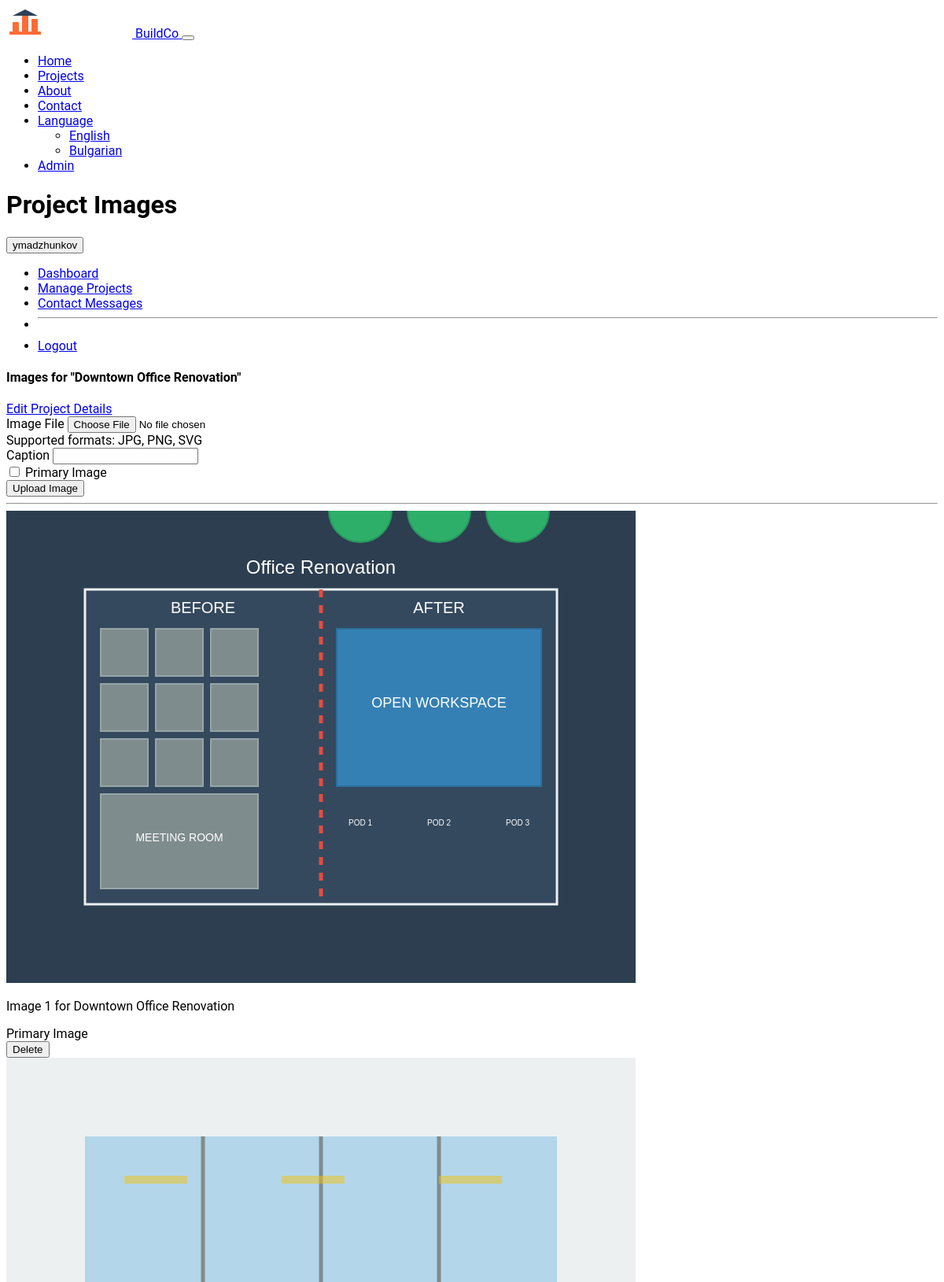
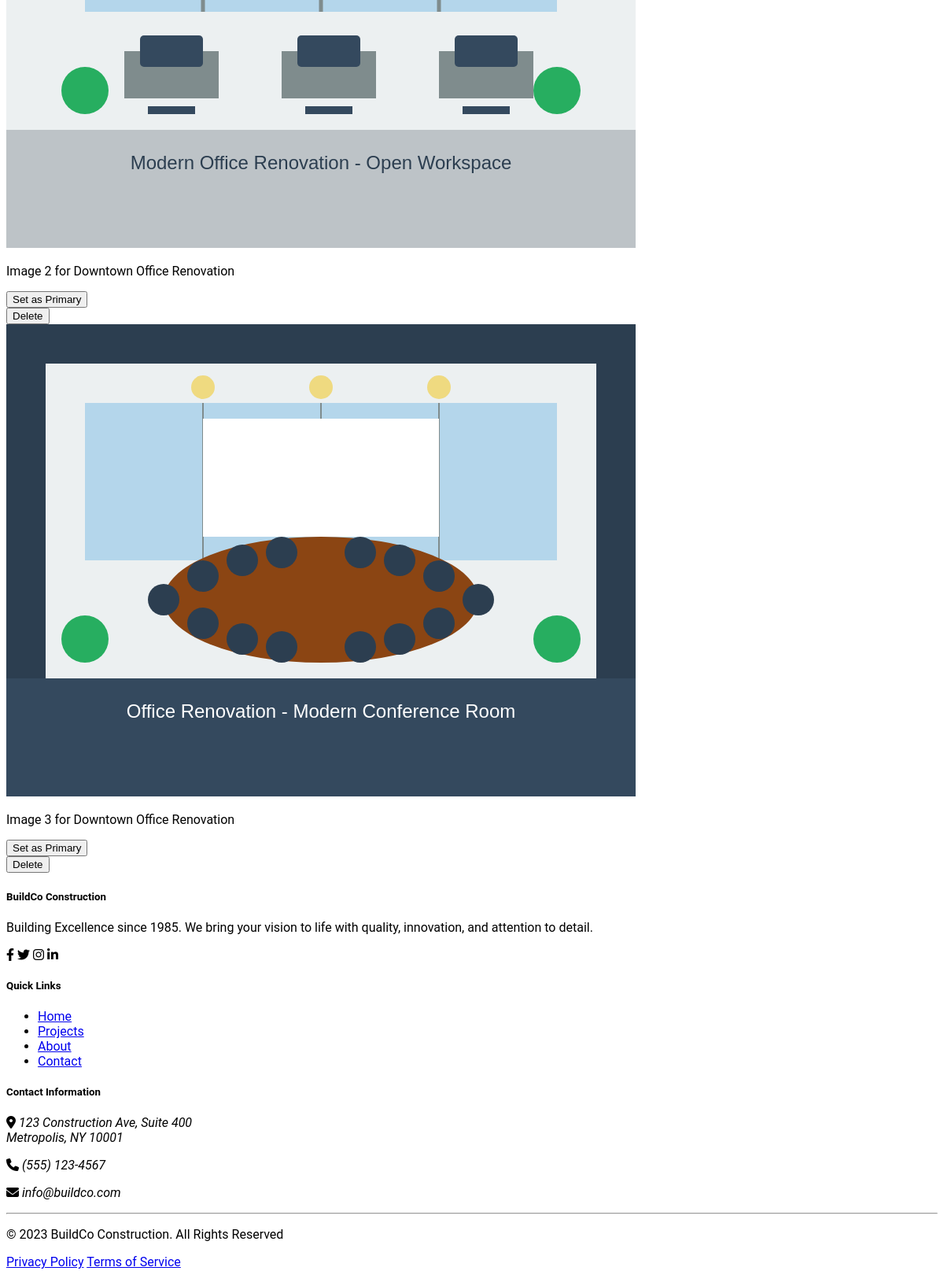
Screenshot of /admin/projects/9/images (signed in) with the database file from the repository (2 pictures, top to bottom).
### models.py (models this page shows, shortened)
class User(UserMixin, db.Model):
    id = db.Column(db.Integer, primary_key=True)
    username = db.Column(db.String(64), unique=True, nullable=False)
    email = db.Column(db.String(120), unique=True, nullable=False)
    password_hash = db.Column(db.String(256))
    is_admin = db.Column(db.Boolean, default=False)
    created_at = db.Column(db.DateTime, default=datetime.utcnow)

class Project(db.Model):
    id = db.Column(db.Integer, primary_key=True)
    title = db.Column(db.String(100), nullable=False)
    slug = db.Column(db.String(120), unique=True, nullable=False)
    description = db.Column(db.Text, nullable=False)
    client = db.Column(db.String(100), nullable=False)
    location = db.Column(db.String(150), nullable=False)
    completion_date = db.Column(db.Date, default=datetime.utcnow)
    square_footage = db.Column(db.Integer)
    project_type = db.Column(db.String(50))
    featured = db.Column(db.Boolean, default=False)
    created_at = db.Column(db.DateTime, default=datetime.utcnow)
    images = db.relationship('ProjectImage', backref='project', cascade='all, delete-orphan')

class ProjectImage(db.Model):
    id = db.Column(db.Integer, primary_key=True)
    filename = db.Column(db.String(255), nullable=False)
    caption = db.Column(db.String(255))
    is_primary = db.Column(db.Boolean, default=False)
    project_id = db.Column(db.Integer, db.ForeignKey('project.id'), nullable=False)
    created_at = db.Column(db.DateTime, default=datetime.utcnow)

### routes.py (the view)
@app.route('/admin/projects/<int:project_id>/images')
@login_required
def admin_project_images(project_id):
    project = Project.query.get_or_404(project_id)
    form = ProjectImageForm()
    return render_template('admin/project_images.html',
                          title='Project Images',
                          project=project,
                          form=form)

### forms.py
class ProjectImageForm(FlaskForm):
    image = FileField('Image File', validators=[FileRequired(), FileAllowed(['jpg', 'jpeg', 'png', 'svg'], 'Images only!')])
    caption = StringField('Caption', validators=[Optional(), Length(max=255)])
    is_primary = BooleanField('Primary Image')
    submit = SubmitField('Upload Image')

### app.py (called while the page is built)
def get_locale():
    if 'language' in session:
        return session['language']
    return request.accept_languages.best_match(app.config['BABEL_SUPPORTED_LOCALES'])

@login_manager.user_loader
def load_user(user_id):
    from models import User
    return User.query.get(int(user_id))

@app.before_request
def before_request():
    g.lang_code = session.get('language', request.accept_languages.best_match(app.config['BABEL_SUPPORTED_LOCALES']) or 'en')

### templates/admin/project_images.html (shortened to what this page needs)
{% extends "admin/base.html" %}
{% block admin_content %}
<div class="card shadow-sm mb-4">
    <div class="card-header d-flex justify-content-between align-items-center">
        <h4 class="mb-0">Images for "{{ project.title }}"</h4>
        <a href="{{ url_for('admin_edit_project', project_id=project.id) }}" class="btn btn-outline-primary btn-sm">Edit Project Details</a>
    </div>
    <div class="card-body">
        <form method="post" action="{{ url_for('admin_add_project_image', project_id=project.id) }}" enctype="multipart/form-data" class="mb-4">
            <div class="row g-3">
                <div class="col-md-4">
                    {{ form.image.label(class="form-label") }}
                    {% if form.image.errors %}
                        {{ form.image(class="form-control is-invalid") }}
                        <div class="invalid-feedback">
                            {% for error in form.image.errors %}
                                {{ error }}
                            {% endfor %}
                        </div>
                    {% else %}
                        {{ form.image(class="form-control") }}
                    {% endif %}
                    <div class="form-text">Supported formats: JPG, PNG, SVG</div>
                </div>
                <div class="col-md-5">
                    {{ form.caption.label(class="form-label") }}
                    {% if form.caption.errors %}
                        {{ form.caption(class="form-control is-invalid") }}
                        <div class="invalid-feedback">
                            {% for error in form.caption.errors %}
                                {{ error }}
                            {% endfor %}
                        </div>
                    {% else %}
                        {{ form.caption(class="form-control") }}
                    {% endif %}
                </div>
                <div class="col-md-2 d-flex align-items-center">
                    <div class="form-check">
                        {{ form.is_primary(class="form-check-input") }}
                        {{ form.is_primary.label(class="form-check-label") }}
                    </div>
                </div>
                <div class="col-md-1 d-flex align-items-end">
                    {{ form.submit(class="btn btn-primary") }}
                </div>
            </div>
        </form>
        <hr class="my-4">
        <div class="row g-4">
            {% for image in project.images %}
            <div class="col-md-3">
                <div class="card h-100">
                    <img src="{{ image.filename }}" class="card-img-top" alt="{{ project.title }}">
                    <div class="card-body p-3">
                        <p class="card-text mb-2">{{ image.caption or 'No caption' }}</p>
                        {% if image.is_primary %}
                        <span class="badge bg-primary mb-2">Primary Image</span>
                        {% else %}
                        <form action="{{ url_for('admin_set_primary_image', project_id=project.id, image_id=image.id) }}" method="post">
                            <button type="submit" class="btn btn-sm btn-outline-primary mb-2">Set as Primary</button>
                        </form>
                        {% endif %}
                        <form action="{{ url_for('admin_delete_project_image', project_id=project.id, image_id=image.id) }}" method="post" onsubmit="return confirm('Are you sure you want to delete this image?');">
                            <button type="submit" class="btn btn-sm btn-outline-danger">Delete</button>
                        </form>
                    </div>
                </div>
            </div>
            {% else %}
            <div class="col-12">
                <div class="alert alert-info">
                    <i class="bi bi-info-circle me-2"></i> No images have been added to this project yet.
                </div>
            </div>
            {% endfor %}
        </div>
    </div>
</div>
{% endblock %}

### templates/admin/base.html (shortened to what this page needs)
{% extends "base.html" %}
{% block content %}
<div class="container pt-4 pb-4">
    <div class="row mb-4">
        <div class="col-md-8">
            <h1 class="display-5 fw-bold">{{ title }}</h1>
        </div>
        <div class="col-md-4 text-md-end d-flex align-items-center justify-content-md-end">
            {% if current_user.is_authenticated %}
            <div class="dropdown">
                <button class="btn btn-outline-primary dropdown-toggle" type="button" id="adminDropdown" data-bs-toggle="dropdown" aria-expanded="false">
                     {{ current_user.username }}
                </button>
                <ul class="dropdown-menu" aria-labelledby="adminDropdown">
                    <li><a class="dropdown-item" href="{{ url_for('admin_dashboard') }}">Dashboard</a></li>
                    <li><a class="dropdown-item" href="{{ url_for('admin_projects') }}">Manage Projects</a></li>
                    <li><a class="dropdown-item" href="{{ url_for('admin_messages') }}">Contact Messages</a></li>
                    <li><hr class="dropdown-divider"></li>
                    <li><a class="dropdown-item" href="{{ url_for('admin_logout') }}">Logout</a></li>
                </ul>
            </div>
            {% else %}
            <a href="{{ url_for('admin_login') }}" class="btn btn-primary">Login</a>
            {% endif %}
        </div>
    </div>
    {% block admin_content %}{% endblock %}
</div>
{% endblock %}

### templates/base.html (shortened to what this page needs)
<!DOCTYPE html>
<html lang="{{ g.get('lang_code', 'en') }}" data-bs-theme="dark">
<head>
    <link rel="stylesheet" href="https://cdn.replit.com/agent/bootstrap-agent-dark-theme.min.css">
    <link rel="stylesheet" href="https://cdnjs.cloudflare.com/ajax/libs/font-awesome/6.4.0/css/all.min.css">
    <link rel="stylesheet" href="{{ url_for('static', filename='css/custom.css') }}">
</head>
<body>
    <nav class="navbar navbar-expand-lg navbar-dark bg-dark sticky-top">
        <div class="container">
            <a class="navbar-brand d-flex align-items-center" href="{{ url_for('index') }}">
                <img src="{{ url_for('static', filename='images/logo.svg') }}" alt="BuildCo Logo" class="me-2" height="40">
                <span>BuildCo</span>
            </a>
            <button class="navbar-toggler" type="button" data-bs-toggle="collapse" data-bs-target="#navbarMain" aria-controls="navbarMain" aria-expanded="false" aria-label="Toggle navigation">
            </button>
            <div class="collapse navbar-collapse" id="navbarMain">
                <ul class="navbar-nav ms-auto">
                    <li class="nav-item">
                        <a class="nav-link {% if request.path == url_for('index') %}active{% endif %}" href="{{ url_for('index') }}">{{ _('Home') }}</a>
                    </li>
                    <li class="nav-item">
                        <a class="nav-link {% if request.path == url_for('projects') %}active{% endif %}" href="{{ url_for('projects') }}">{{ _('Projects') }}</a>
                    </li>
                    <li class="nav-item">
                        <a class="nav-link {% if request.path == url_for('about') %}active{% endif %}" href="{{ url_for('about') }}">{{ _('About') }}</a>
                    </li>
                    <li class="nav-item">
                        <a class="nav-link {% if request.path == url_for('contact') %}active{% endif %}" href="{{ url_for('contact') }}">{{ _('Contact') }}</a>
                    </li>
                    <li class="nav-item dropdown">
                        <a class="nav-link dropdown-toggle" href="#" id="languageDropdown" role="button" data-bs-toggle="dropdown" aria-expanded="false">
                            {{ _('Language') }}
                        </a>
                        <ul class="dropdown-menu" aria-labelledby="languageDropdown">
                            <li><a class="dropdown-item {% if session.get('language') == 'en' %}active{% endif %}" href="{{ url_for('set_language', lang_code='en') }}">{{ _('English') }}</a></li>
                            <li><a class="dropdown-item {% if session.get('language') == 'bg' %}active{% endif %}" href="{{ url_for('set_language', lang_code='bg') }}">{{ _('Bulgarian') }}</a></li>
                        </ul>
                    </li>
                    {% if current_user.is_authenticated %}
                    <li class="nav-item">
                        <a class="nav-link" href="{{ url_for('admin_dashboard') }}">{{ _('Admin') }}</a>
                    </li>
                    {% else %}
                    <li class="nav-item">
                        <a class="nav-link" href="{{ url_for('admin_login') }}">{{ _('Admin Login') }}</a>
                    </li>
                    {% endif %}
                </ul>
            </div>
        </div>
    </nav>
    {% block content %}{% endblock %}
    <footer class="footer mt-5 py-4 bg-dark text-white">
        <div class="container">
            <div class="row g-4">
                <div class="col-md-4">
                    <h5>BuildCo Construction</h5>
                    <p>{{ _('Building Excellence') }} {{ _('since 1985. We bring your vision to life with quality, innovation, and attention to detail.') }}</p>
                    <div class="social-icons">
                        <a href="#" class="me-2 text-decoration-none"><i class="fab fa-facebook-f"></i></a>
                        <a href="#" class="me-2 text-decoration-none"><i class="fab fa-twitter"></i></a>
                        <a href="#" class="me-2 text-decoration-none"><i class="fab fa-instagram"></i></a>
                        <a href="#" class="me-2 text-decoration-none"><i class="fab fa-linkedin-in"></i></a>
                    </div>
                </div>
                <div class="col-md-4">
                    <h5>{{ _('Quick Links') }}</h5>
                    <ul class="list-unstyled">
                        <li><a href="{{ url_for('index') }}" class="text-decoration-none">{{ _('Home') }}</a></li>
                        <li><a href="{{ url_for('projects') }}" class="text-decoration-none">{{ _('Projects') }}</a></li>
                        <li><a href="{{ url_for('about') }}" class="text-decoration-none">{{ _('About') }}</a></li>
                        <li><a href="{{ url_for('contact') }}" class="text-decoration-none">{{ _('Contact') }}</a></li>
                    </ul>
                </div>
                <div class="col-md-4">
                    <h5>{{ _('Contact Information') }}</h5>
                    <address>
                        <p><i class="fas fa-map-marker-alt me-2"></i> 123 Construction Ave, Suite 400<br>Metropolis, NY 10001</p>
                        <p><i class="fas fa-phone me-2"></i> (555) 123-4567</p>
                        <p><i class="fas fa-envelope me-2"></i> info@buildco.com</p>
                    </address>
                </div>
            </div>
            <hr>
            <div class="row">
                <div class="col-md-6">
                    <p class="mb-0">&copy; 2023 BuildCo Construction. {{ _('All Rights Reserved') }}</p>
                </div>
                <div class="col-md-6 text-md-end">
                    <p class="mb-0">
                        <a href="#" class="text-decoration-none me-3">{{ _('Privacy Policy') }}</a>
                        <a href="#" class="text-decoration-none">{{ _('Terms of Service') }}</a>
                    </p>
                </div>
            </div>
        </div>
    </footer>
</body>
</html>

### static/css/custom.css (style rules this page uses)
:root { --construction-primary: #FF6B35; --construction-secondary: #2E4057; --construction-accent: #FFB563; --construction-light: #E6E8E6; --construction-dark: #1A1A1A; }
body { font-family: 'Roboto', 'Segoe UI', sans-serif; overflow-x: hidden; }
h1, h2, h3, h4, h5, h6 { font-weight: 700; }
.footer { background: var(--bs-dark); }
.social-icons a { color: var(--bs-light); transition: color 0.3s ease; }

### rows the page displays
User: username "ymadzhunkov"
Project: title "Downtown Office Renovation"
ProjectImage: filename (placeholder picture), caption "Image 1 for Downtown Office Renovation", is_primary "Primary Image"
ProjectImage: filename (placeholder picture), caption "Image 2 for Downtown Office Renovation"
ProjectImage: filename (placeholder picture), caption "Image 3 for Downtown Office Renovation"

### other values shown
{{ title }} "Project Images"
